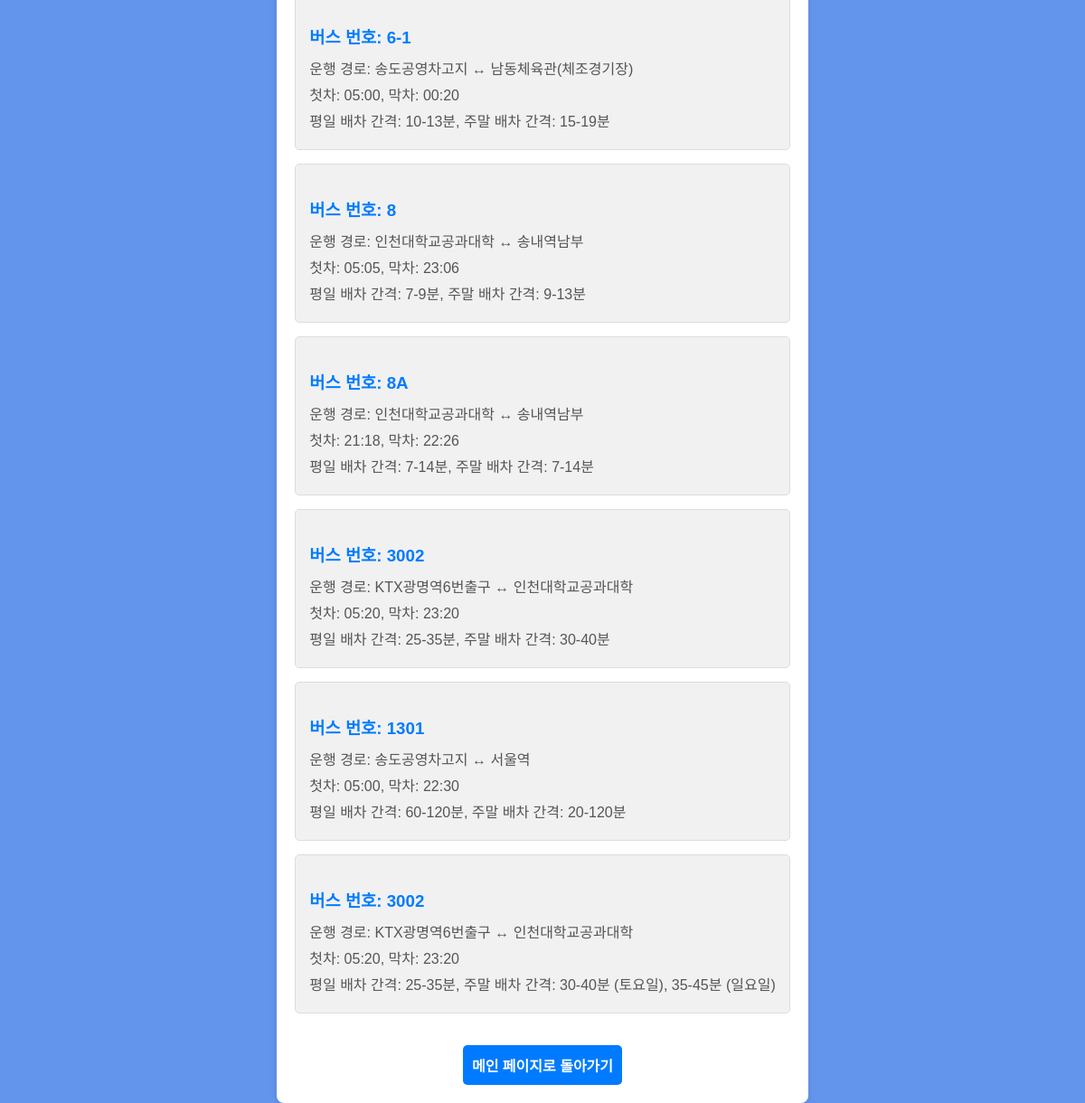
Screenshot of /search with the database file from the repository.
### tables this page shows
CREATE TABLE Bus_Schedule (
        schedule_id INTEGER PRIMARY KEY AUTOINCREMENT,
        bus_id INTEGER,
        departure_first TEXT,
        departure_last TEXT,
        interval_weekday TEXT,
        interval_weekend TEXT,
        route TEXT,
        FOREIGN KEY (bus_id) REFERENCES Bus_Info (bus_id)
    );

### app.py (the view)
@app.route('/search', methods=['GET'])
def search():
    query = request.args.get('query', '')
    search_results = search_buses(query)
    return render_template('search.html', search_results=search_results, query=query)

### templates/search.html (shortened to what this page needs)
<!DOCTYPE html>
<html lang="en">
<head>
    <link rel="stylesheet" href="{{ url_for('static', filename='style.css') }}">
</head>
<body>
    <div class="container">
        {% if search_results %}
        <ul class="search-results">
            {% for result in search_results %}
                <li class="result-item">
                    <h3>버스 번호: {{ result[0] }}</h3>
                    <p>운행 경로: {{ result[5] }}</p>
                    <p>첫차: {{ result[1] }}, 막차: {{ result[2] }}</p>
                    <p>평일 배차 간격: {{ result[3] }}, 주말 배차 간격: {{ result[4] }}</p>
                </li>
            {% endfor %}
        </ul>
        {% else %}
        <div class="no-results">
            <p>검색어와 일치하는 결과가 없습니다.</p>
        </div>
        {% endif %}
        <a href="/" class="back-link">메인 페이지로 돌아가기</a>
    </div>
</body>
</html>

### static/style.css (style rules this page uses)
body { font-family: Arial, sans-serif; text-align: center; background-color: cornflowerblue; display: flex; justify-content: center; align-items: center; height: 100vh; margin: 10; padding: 10; }
h1, h3 { color: darkblue; margin: 20px 0; }
.container { max-width: 800px; margin: 0 auto; padding: 25px; background-color: whitesmoke; box-shadow: 0 8px 16px rgba(0, 0, 0, 0.2); border-radius: 10px; text-align: center; }

### templates/search.html (style rules this page uses)
body { font-family: Arial, sans-serif; background-color: cornflowerblue; margin: 0; padding: 0; }
.container { max-width: 800px; margin: 50px auto; padding: 20px; background: #ffffff; border-radius: 8px; box-shadow: 0 4px 8px rgba(0, 0, 0, 0.1); text-align: center; }
p { color: #666; margin-bottom: 20px; }
.search-results { list-style-type: none; padding: 0; margin: 0; }
.result-item { background: #f1f1f1; border: 1px solid #ddd; border-radius: 5px; padding: 15px; margin-bottom: 15px; text-align: left; }
.result-item h3 { color: #007BFF; margin-bottom: 10px; }
.result-item p { color: #555; margin: 5px 0; }
.back-link { display: inline-block; margin-top: 20px; text-decoration: none; color: white; font-weight: bold; border-radius: 5px; padding: 10px; background-color: #007BFF; }

### rows the page displays
Bus_Schedule: result "3002", route "KTX광명역6번출구 ↔ 인천대학교공과대학", departure_first "05:20", departure_last "23:20", interval_weekday "25-35분", interval_weekend "30-40분"
Bus_Schedule: result "3002", route "KTX광명역6번출구 ↔ 인천대학교공과대학", departure_first "05:20", departure_last "23:20", interval_weekday "25-35분", interval_weekend "30-40분 (토요일), 35-45분 (일요일)"

### other values shown
{{ result[0] }} "6-1" "8" "8A" "1301"
{{ result[5] }} "송도공영차고지 ↔ 남동체육관(체조경기장)" "인천대학교공과대학 ↔ 송내역남부" "인천대학교공과대학 ↔ 송내역남부" "송도공영차고지 ↔ 서울역"
{{ result[1] }} "05:00" "05:05" "21:18" "05:00"
{{ result[2] }} "00:20" "23:06" "22:26" "22:30"
{{ result[3] }} "10-13분" "7-9분" "7-14분" "60-120분"
{{ result[4] }} "15-19분" "9-13분" "7-14분" "20-120분"
